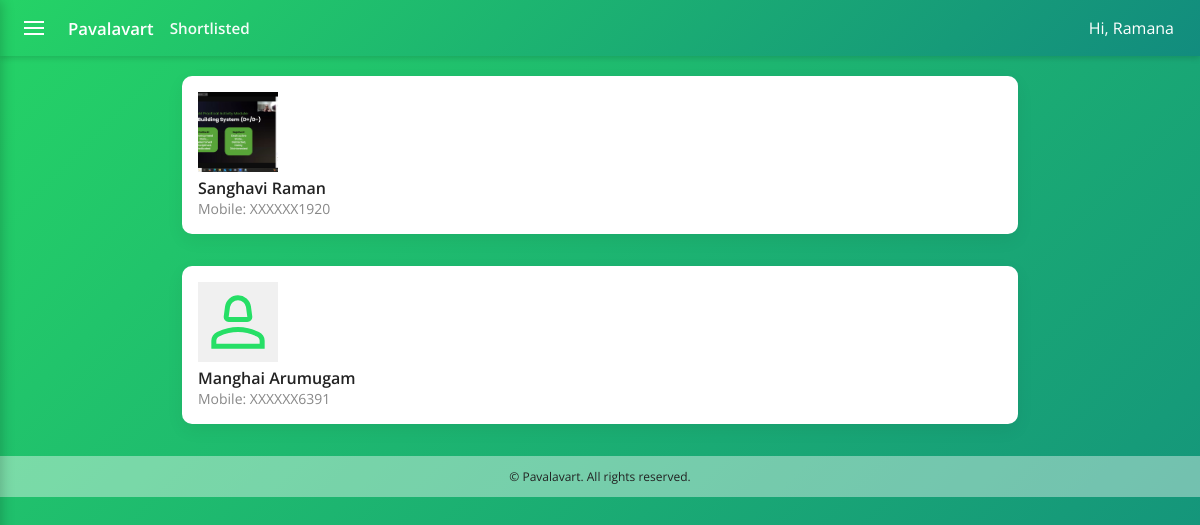
Page /shortlisted/ (signed in) on the committed database.
### alliance/models.py (models this page shows, shortened)
class MemberProfile(models.Model):
    GENDER_CHOICES = [
        ('M', 'Male'),
        ('F', 'Female'),
        ('O', 'Other'),
    ]
    user = models.OneToOneField(User, on_delete=models.CASCADE, related_name='profile')
    mobile = models.CharField(max_length=15, unique=True)
    gender = models.CharField(max_length=1, choices=GENDER_CHOICES, default='O')
    created_at = models.DateTimeField(auto_now_add=True)

class ProfilePhoto(models.Model):
    profile = models.ForeignKey('MemberProfile', on_delete=models.CASCADE, related_name='photos')
    image = models.ImageField(upload_to='profile_photos/%Y/%m/%d/')
    is_primary = models.BooleanField(default=False)
    uploaded_at = models.DateTimeField(auto_now_add=True)
    class Meta:
        constraints = [
            models.UniqueConstraint(fields=['profile'], condition=models.Q(is_primary=True), name='one_primary_photo_per_profile')
        ]

### alliance/views.py (the view)
# urls.py: path('shortlisted/', views.shortlisted, name='shortlisted'),
@login_required
def shortlisted(request):
    profile = request.user.profile
    favorites = MemberProfile.objects.filter(favorited_by__member=profile)
    return render(request, 'main/shortlisted.html', {'profiles': favorites})

### alliance/templatetags/photo_extras.py (called while the page is built)
@register.filter
def get_primary(photos):
    return photos.filter(is_primary=True).first()

### alliance/templates/main/shortlisted.html (shortened to what this page needs)
{% extends 'main/base.html' %}
{% load i18n %}
{% load static %}
{% load photo_extras %}
{% block page_title %}Shortlisted{% endblock %}
{% block content %}
<div class="container py-3">
    <div class="row">
        {% if profiles %}
            {% for p in profiles %}
                <div class="col-md-4 mb-4" style="margin-bottom:32px;">
                    <div class="card shadow-sm">
                        <div class="card-body text-center">
                            <a href="{% url 'profile_detail' p.pk %}" style="text-decoration:none;color:inherit;">
                                {% if p.photos.count %}
                                    {% with primary_photo=p.photos|get_primary %}
                                        {% if primary_photo %}
                                            <img src="{{ primary_photo.image.url }}" alt="Profile Photo" class="rounded mb-2" style="width:80px;height:80px;object-fit:cover;">
                                        {% else %}
                                            <img src="{{ p.photos.first.image.url }}" alt="Profile Photo" class="rounded mb-2" style="width:80px;height:80px;object-fit:cover;">
                                        {% endif %}
                                    {% endwith %}
                                {% else %}
                                    {% if p.gender == 'M' %}
                                        <img src="{% static 'icons/male_icon.svg' %}" alt="Male" class="rounded mb-2" style="width:80px;height:80px;object-fit:cover;background:#f0f0f0;">
                                    {% else %}
                                        <img src="{% static 'icons/female_icon.svg' %}" alt="Female" class="rounded mb-2" style="width:80px;height:80px;object-fit:cover;background:#f0f0f0;">
                                    {% endif %}
                                {% endif %}
                                <div style="font-weight:600;font-size:16px;">{{ p.user.first_name }} {{ p.user.last_name }}</div>
                                <div style="font-size:14px;color:#888;">Mobile: XXXXXX{{ p.mobile|slice:"6:10" }}</div>
                            </a>
                        </div>
                    </div>
                </div>
            {% endfor %}
        {% endif %}
    </div>
</div>
{% endblock %}

### alliance/templates/main/base.html (shortened to what this page needs)
<!DOCTYPE html>
<html lang="en">
<head>
    {% load static %}
</head>
<body class="main-body{% block body_class %}{% endblock %}">
    <header class="app-bar">
        <div class="left">
            {% if request.user.is_authenticated %}
                <button id="hamburgerBtn" class="hamburger" aria-label="Open menu">
                    <span class="bar"></span>
                </button>
            {% endif %}
            <a href="{% url 'home' %}" class="app-title" style="color:#fff; text-decoration:none">Pavalavart</a>
            <div class="page-title">{% block page_title %}{% endblock %}</div>
        </div>
        <nav class="nav-links">
            {% if request.user.is_authenticated %}
                <span style="display:inline-block; padding:6px 10px">Hi, {{ request.user.first_name }}</span>
            {% endif %}
        </nav>
    </header>
    <main class="container">
        {% block content %}{% endblock %}
    </main>
    <footer style="width:100%;position:relative;bottom:0;left:0;margin-top:32px;">
        <div style="background:rgba(255,255,255,0.4);color:#222;text-align:center;padding:12px 0;font-size:12px;border-radius:0; width:100%; margin:0;">
            &copy; {{ now|date:'Y' }} Pavalavart. All rights reserved.
        </div>
    </footer>
</body>
</html>

### alliance/templates/main/base.html (style rules this page uses)
html { box-sizing: border-box; }
*, *:before, *:after { box-sizing: inherit; }
body { margin:0; font-family: 'Open Sans', Arial, sans-serif; background: linear-gradient(135deg,#25d366 0%,#128c7e 100%); min-height:100vh; color:#222 }
.app-bar { background: linear-gradient(135deg,#25d366 0%,#128c7e 100%); color: #fff; height:56px; display:flex; align-items:center; justify-content:space-between; padding:0 1rem; box-shadow: 0 2px 6px rgba(0,0,0,0.15); }
.app-bar .left { display:flex; align-items:center; gap:1rem }
.app-title { font-weight:600; font-size:1.05rem }
.page-title { font-weight:600; font-size:0.95rem; opacity:0.95 }
.nav-links { display:flex; gap:0.5rem }
.container { max-width:900px; margin:1.25rem auto; padding:0 1rem }
.card { background:#fff; border-radius:10px; padding:1rem; box-shadow:0 6px 18px rgba(0,0,0,0.06) }
.hamburger { width:36px; height:36px; display:flex; align-items:center; justify-content:center; cursor:pointer; border-radius:6px; background:transparent; border:none; color:#fff }
.hamburger .bar { width:20px; height:2px; background:#fff; display:block; position:relative }
.hamburger .bar:before, .hamburger .bar:after { content:''; position:absolute; left:0; right:0; height:2px; background:#fff }
.hamburger .bar:before { top:-6px }
.hamburger .bar:after { top:6px }

### rows in the picture
MemberProfile: image (picture), user.first_name "Sanghavi", user.last_name "Raman", mobile "1920"
MemberProfile: user.first_name "Manghai", user.last_name "Arumugam", mobile "6391"

### other values in the picture
{{ request.user.first_name }} "Ramana"
